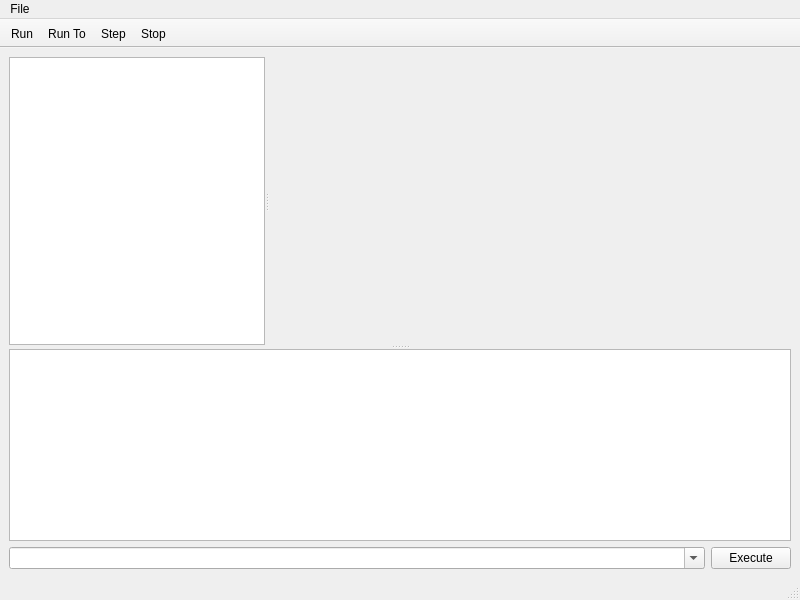
<ui version="4.0" >
 <class>KJSConsole</class>
 <widget class="QMainWindow" name="KJSConsole" >
  <property name="geometry" >
   <rect>
    <x>0</x>
    <y>0</y>
    <width>800</width>
    <height>600</height>
   </rect>
  </property>
  <property name="windowTitle" >
   <string>MainWindow</string>
  </property>
  <widget class="QWidget" name="centralWidget" >
   <layout class="QVBoxLayout" >
    <property name="margin" >
     <number>9</number>
    </property>
    <property name="spacing" >
     <number>6</number>
    </property>
    <item>
     <widget class="QSplitter" name="" >
      <property name="orientation" >
       <enum>Qt::Vertical</enum>
      </property>
      <widget class="QSplitter" name="" >
       <property name="sizePolicy" >
        <sizepolicy>
         <hsizetype>7</hsizetype>
         <vsizetype>5</vsizetype>
         <horstretch>0</horstretch>
         <verstretch>1</verstretch>
        </sizepolicy>
       </property>
       <property name="orientation" >
        <enum>Qt::Horizontal</enum>
       </property>
       <widget class="QTreeView" name="mObjectModel" >
        <property name="alternatingRowColors" >
         <bool>true</bool>
        </property>
        <property name="selectionMode" >
         <enum>QAbstractItemView::NoSelection</enum>
        </property>
       </widget>
       <widget class="NumberedTextView" name="mInput" >
        <property name="sizePolicy" >
         <sizepolicy>
          <hsizetype>5</hsizetype>
          <vsizetype>5</vsizetype>
          <horstretch>1</horstretch>
          <verstretch>1</verstretch>
         </sizepolicy>
        </property>
       </widget>
      </widget>
      <widget class="QTextBrowser" name="mConsole" >
       <property name="sizePolicy" >
        <sizepolicy>
         <hsizetype>7</hsizetype>
         <vsizetype>7</vsizetype>
         <horstretch>0</horstretch>
         <verstretch>0</verstretch>
        </sizepolicy>
       </property>
       <property name="frameShape" >
        <enum>QFrame::StyledPanel</enum>
       </property>
       <property name="frameShadow" >
        <enum>QFrame::Sunken</enum>
       </property>
      </widget>
     </widget>
    </item>
    <item>
     <layout class="QHBoxLayout" >
      <property name="margin" >
       <number>0</number>
      </property>
      <property name="spacing" >
       <number>6</number>
      </property>
      <item>
       <widget class="QComboBox" name="mCommand" >
        <property name="sizePolicy" >
         <sizepolicy>
          <hsizetype>1</hsizetype>
          <vsizetype>0</vsizetype>
          <horstretch>1</horstretch>
          <verstretch>0</verstretch>
         </sizepolicy>
        </property>
        <property name="editable" >
         <bool>true</bool>
        </property>
        <property name="duplicatesEnabled" >
         <bool>true</bool>
        </property>
       </widget>
      </item>
      <item>
       <widget class="QPushButton" name="mExecute" >
        <property name="text" >
         <string>Execute</string>
        </property>
       </widget>
      </item>
     </layout>
    </item>
   </layout>
  </widget>
  <widget class="QMenuBar" name="menuBar" >
   <property name="geometry" >
    <rect>
     <x>0</x>
     <y>0</y>
     <width>800</width>
     <height>26</height>
    </rect>
   </property>
   <widget class="QMenu" name="menuFile" >
    <property name="title" >
     <string>File</string>
    </property>
    <addaction name="actionOpenScript" />
    <addaction name="actionCloseScript" />
    <addaction name="separator" />
    <addaction name="actionQuit" />
   </widget>
   <addaction name="menuFile" />
  </widget>
  <widget class="QToolBar" name="mainToolBar" >
   <property name="movable" >
    <bool>false</bool>
   </property>
   <property name="orientation" >
    <enum>Qt::Horizontal</enum>
   </property>
   <property name="toolButtonStyle" >
    <enum>Qt::ToolButtonTextUnderIcon</enum>
   </property>
   <attribute name="toolBarArea" >
    <number>4</number>
   </attribute>
   <addaction name="actionRun" />
   <addaction name="actionRunTo" />
   <addaction name="actionStep" />
   <addaction name="actionStop" />
  </widget>
  <widget class="QStatusBar" name="statusBar" >
   <property name="geometry" >
    <rect>
     <x>0</x>
     <y>581</y>
     <width>800</width>
     <height>19</height>
    </rect>
   </property>
  </widget>
  <action name="actionOpenScript" >
   <property name="text" >
    <string>Open Script</string>
   </property>
   <property name="statusTip" >
    <string>Open a script...</string>
   </property>
   <property name="shortcut" >
    <string>Ctrl+O</string>
   </property>
  </action>
  <action name="actionCloseScript" >
   <property name="text" >
    <string>Close Script</string>
   </property>
   <property name="statusTip" >
    <string>Close script...</string>
   </property>
  </action>
  <action name="actionQuit" >
   <property name="text" >
    <string>Quit</string>
   </property>
   <property name="statusTip" >
    <string>Quit application...</string>
   </property>
  </action>
  <action name="actionRun" >
   <property name="icon" >
    <iconset resource="console.qrc" >:/images/start.png</iconset>
   </property>
   <property name="text" >
    <string>Run</string>
   </property>
   <property name="statusTip" >
    <string>Run script...</string>
   </property>
  </action>
  <action name="actionRunTo" >
   <property name="icon" >
    <iconset resource="console.qrc" >:/images/runto.png</iconset>
   </property>
   <property name="text" >
    <string>Run To...</string>
   </property>
   <property name="statusTip" >
    <string>Run to breakpoint...</string>
   </property>
  </action>
  <action name="actionStep" >
   <property name="icon" >
    <iconset resource="console.qrc" >:/images/step.png</iconset>
   </property>
   <property name="text" >
    <string>Step</string>
   </property>
   <property name="statusTip" >
    <string>Step to next line...</string>
   </property>
  </action>
  <action name="actionStop" >
   <property name="icon" >
    <iconset resource="console.qrc" >:/images/stop.png</iconset>
   </property>
   <property name="text" >
    <string>Stop</string>
   </property>
   <property name="statusTip" >
    <string>Step execution...</string>
   </property>
  </action>
 </widget>
 <customwidgets>
  <customwidget>
   <class>NumberedTextView</class>
   <extends>QFrame</extends>
   <header>numberedtextview.h</header>
   <container>0</container>
   <pixmap></pixmap>
  </customwidget>
 </customwidgets>
 <resources>
  <include location="console.qrc" />
 </resources>
 <connections/>
</ui>
